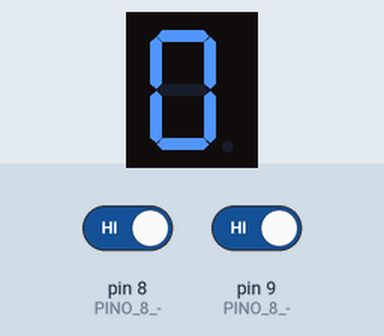
Bench run of a sketch on a simulated Arduino Uno, built with avr-gcc and run on an emulated ATmega328P. Shown: 1-digit seven-segment display. Wiring (inferred from the names in the program): 1-digit 7-segment display, segments lit when LOW: segments pin 1, pin 2, pin 3, pin 4, pin 5, pin 6, pin 7. Inputs (shaded band) come from the test bench; at power-on: pin 8 (PINO_8_-) HIGH, pin 9 (PINO_8_-) HIGH. The segment pins are drawn as the display they are named for.

Above: at 1.2 s.
1.3 s: pin 8 (PINO_8_-) driven LOW
At 2.9 s:
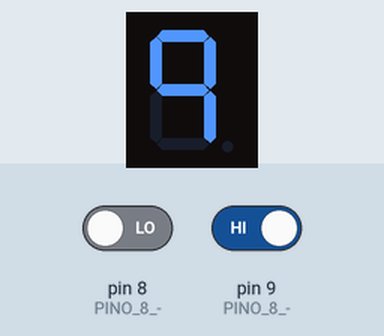
4.3 s: pin 9 (PINO_8_-) driven LOW
At 5.5 s:
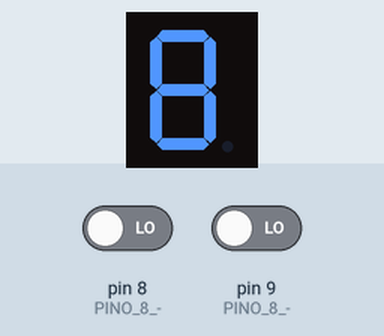
5.8 s: pin 9 (PINO_8_-) driven HIGH
At 6.7 s:
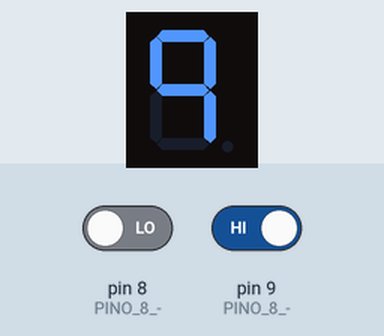
Timing chart, 0 to 8.8 s (numbered marks = the images above; inputs shaded):
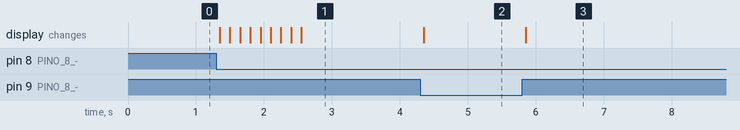

The sketch:

Questao1.ino
```cpp
byte displayDig[10][7] =
{
  { 0, 0, 0, 0, 0, 0, 1 }, //DIGITO 0
  { 1, 0, 0, 1, 1, 1, 1 }, //DIGITO 1
  { 0, 0, 1, 0, 0, 1, 0 }, //DIGITO 2
  { 0, 0, 0, 0, 1, 1, 0 }, //DIGITO 3
  { 1, 0, 0, 1, 1, 0, 0 }, //DIGITO 4
  { 0, 1, 0, 0, 1, 0, 0 }, //DIGITO 5
  { 0, 1, 0, 0, 0, 0, 0 }, //DIGITO 6
  { 0, 0, 0, 1, 1, 1, 1 }, //DIGITO 7
  { 0, 0, 0, 0, 0, 0, 0 }, //DIGITO 8
  { 0, 0, 0, 1, 1, 0, 0 }, //DIGITO 9
};

int auxC;
int auxD;
int contador = 0;

void atualizaDisplay(byte digit) { //FUNÇÃO QUE MODIFICA O DISPLAY
  byte pino = 1;
  for (byte contadorSegmentos = 0; contadorSegmentos < 7; ++contadorSegmentos) { //PARA "contadorSegmentos"
    digitalWrite(pino, displayDig[digit][contadorSegmentos]);
    ++pino;
  }
  delay(100); //INTERVALO DE 100 MILISSEGUNDOS
}

void setup()
{
  pinMode(1, OUTPUT); //PINO 2 -> SEGMENTO A
  pinMode(2, OUTPUT); //PINO 3 -> SEGMENTO B
  pinMode(3, OUTPUT); //PINO 4 -> SEGMENTO C
  pinMode(4, OUTPUT); //PINO 5 -> SEGMENTO D
  pinMode(5, OUTPUT); //PINO 6 -> SEGMENTO E
  pinMode(6, OUTPUT); //PINO 7 -> SEGMENTO F
  pinMode(7, OUTPUT); //PINO 8 -> SEGMENTO G

  pinMode(8, INPUT); //PINO 8 -> PUSH CRESCENTE
  pinMode(9, INPUT); //PINO 8 -> PUSH DESCRECENTE

}

void loop()
{
  auxC = digitalRead(8);
  auxD = digitalRead(9);

  if (auxC == LOW) {
    if (contador == 9) {
      contador = contador;
    } else {
      contador++;
    }
  }

  if (auxD == LOW) {
    if (contador == 0) {
      contador = contador;
    } else {
      contador--;
    }
  }

  atualizaDisplay(contador); //ATUALIZA O VALOR DE CONTADOR NO DISPLAY
  delay(50);
}
```

Measured:
- after the input at 1.3 s, the display: first changes after 0.05 s (image 1 shows a later state)
- after the input at 4.3 s, the display: changes after 0.05 s (image 2)
- after the input at 5.8 s, the display: changes after 0.05 s (image 3)
